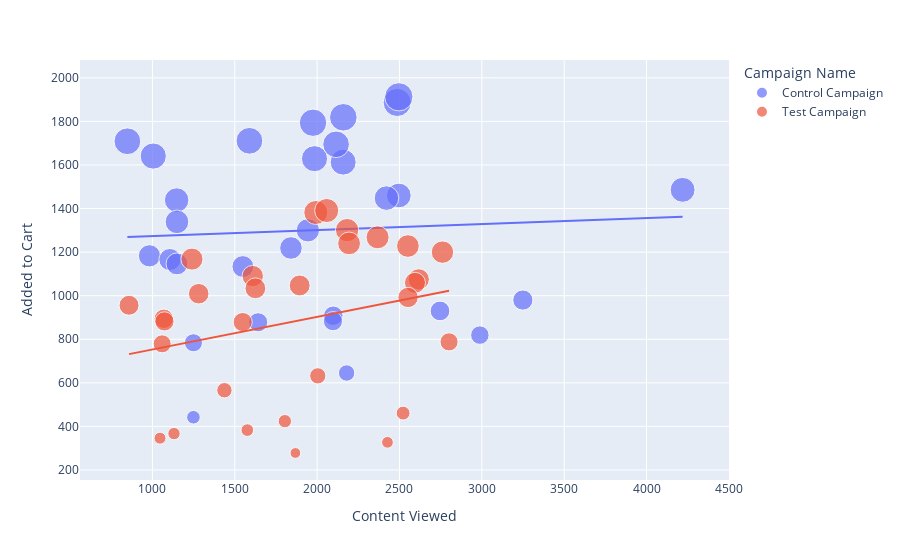

Notebook code for this chart:
### Markdown cell above
Control group seems to have higher numbers for added to cart, but the amount spent on purchases seems to be stagnant. Test campaign seems to have higher slope which indicates that the amount spent on purchases grows with the amount added to the cart.

### Code cell
figure = px.scatter(data_frame = df, 
                    x="Content Viewed",
                    y="Added to Cart", 
                    size="Added to Cart", 
                    color= "Campaign Name", 
                    trendline="ols")
figure.show()

### Figure 1 — Plotly figure (JSON) as saved in the notebook; plotly's stock layout.template omitted (floating-point values rounded to 4 significant figures)
{"data": [{"hovertemplate": "Campaign Name=Control Campaign<br>Content Viewed=%{x}<br>Added to Cart=%{marker.size}<extra></extra>", "legendgroup": "Control Campaign", "marker": {"color": "#636efa", "size": [1819, 1219, 1134, 1183, 1300, 784, 1166, 930, 645, 1629, 1887, 1439, 1794, 1339, 1641, 1613, 878, 1695, 908, 1709, 1460, 819, 1913, 1146, 883, 1448, 980, 1711, 1486, 442], "sizemode": "area", "sizeref": 4.782, "symbol": "circle"}, "mode": "markers", "name": "Control Campaign", "orientation": "v", "showlegend": true, "type": "scatter", "x": [2159, 1841, 1549, 982, 1944.0, 1249, 1106, 2746, 2179, 1984, 2486, 1147, 1975, 1149, 1005, 2158, 1642, 2115, 2098, 848, 2496, 2988, 2496, 1149, 2096, 2421, 3249, 1589, 4219, 1249], "xaxis": "x", "y": [1819, 1219, 1134, 1183, 1300, 784, 1166, 930, 645, 1629, 1887, 1439, 1794, 1339, 1641, 1613, 878, 1695, 908, 1709, 1460, 819, 1913, 1146, 883, 1448, 980, 1711, 1486, 442], "yaxis": "y"}, {"hovertemplate": "<b>OLS trendline</b><br>Added to Cart = 0.0275522 * Content Viewed + 1246.44<br>R<sup>2</sup>=0.002764<br><br>Campaign Name=Control Campaign<br>Content Viewed=%{x}<br>Added to Cart=%{y} <b>(trend)</b><extra></extra>", "legendgroup": "Control Campaign", "marker": {"color": "#636efa", "symbol": "circle"}, "mode": "lines", "name": "Control Campaign", "showlegend": false, "type": "scatter", "x": [848, 982, 1005, 1106, 1147, 1149, 1149, 1249, 1249, 1549, 1589, 1642, 1841, 1944.0, 1975, 1984, 2096, 2098, 2115, 2158, 2159, 2179, 2421, 2486, 2496, 2496, 2746, 2988, 3249, 4219], "xaxis": "x", "y": [1270.0, 1274.0, 1274.0, 1277.0, 1278.0, 1278.0, 1278.0, 1281.0, 1281.0, 1289.0, 1290.0, 1292.0, 1297.0, 1300.0, 1301.0, 1301.0, 1304.0, 1304.0, 1305.0, 1306.0, 1306.0, 1306.0, 1313.0, 1315.0, 1315.0, 1315.0, 1322.0, 1329.0, 1336.0, 1363.0], "yaxis": "y"}, {"hovertemplate": "Campaign Name=Test Campaign<br>Content Viewed=%{x}<br>Added to Cart=%{marker.size}<extra></extra>", "legendgroup": "Test Campaign", "marker": {"color": "#EF553B", "size": [894, 879, 1268, 566, 956, 882, 1301, 1240, 1200, 424, 1075, 1382, 1391, 779, 1090, 1059, 383, 461, 788, 1047, 278, 367, 632, 327, 1228, 346, 992, 1009, 1168, 1034], "sizemode": "area", "sizeref": 4.782, "symbol": "circle"}, "mode": "markers", "name": "Test Campaign", "orientation": "v", "showlegend": true, "type": "scatter", "x": [1069, 1548, 2367, 1437, 858, 1073, 2182, 2194, 2761, 1804, 2617, 1992, 2058, 1059, 1609, 2594, 1576, 2522, 2801, 1894, 1868, 1131, 2004, 2427, 2551, 1046, 2552, 1281, 1240, 1625], "xaxis": "x", "y": [894, 879, 1268, 566, 956, 882, 1301, 1240, 1200, 424, 1075, 1382, 1391, 779, 1090, 1059, 383, 461, 788, 1047, 278, 367, 632, 327, 1228, 346, 992, 1009, 1168, 1034], "yaxis": "y"}, {"hovertemplate": "<b>OLS trendline</b><br>Added to Cart = 0.149772 * Content Viewed + 603.258<br>R<sup>2</sup>=0.066319<br><br>Campaign Name=Test Campaign<br>Content Viewed=%{x}<br>Added to Cart=%{y} <b>(trend)</b><extra></extra>", "legendgroup": "Test Campaign", "marker": {"color": "#EF553B", "symbol": "circle"}, "mode": "lines", "name": "Test Campaign", "showlegend": false, "type": "scatter", "x": [858, 1046, 1059, 1069, 1073, 1131, 1240, 1281, 1437, 1548, 1576, 1609, 1625, 1804, 1868, 1894, 1992, 2004, 2058, 2182, 2194, 2367, 2427, 2522, 2551, 2552, 2594, 2617, 2761, 2801], "xaxis": "x", "y": [731.8, 759.9, 761.9, 763.4, 764.0, 772.6, 789.0, 795.1, 818.5, 835.1, 839.3, 844.2, 846.6, 873.4, 883.0, 886.9, 901.6, 903.4, 911.5, 930.1, 931.9, 957.8, 966.8, 981.0, 985.3, 985.5, 991.8, 995.2, 1017.0, 1023.0], "yaxis": "y"}], "layout": {"legend": {"itemsizing": "constant", "title": {"text": "Campaign Name"}, "tracegroupgap": 0}, "margin": {"t": 60}, "xaxis": {"anchor": "y", "domain": [0, 1], "title": {"text": "Content Viewed"}}, "yaxis": {"anchor": "x", "domain": [0, 1], "title": {"text": "Added to Cart"}}}}
